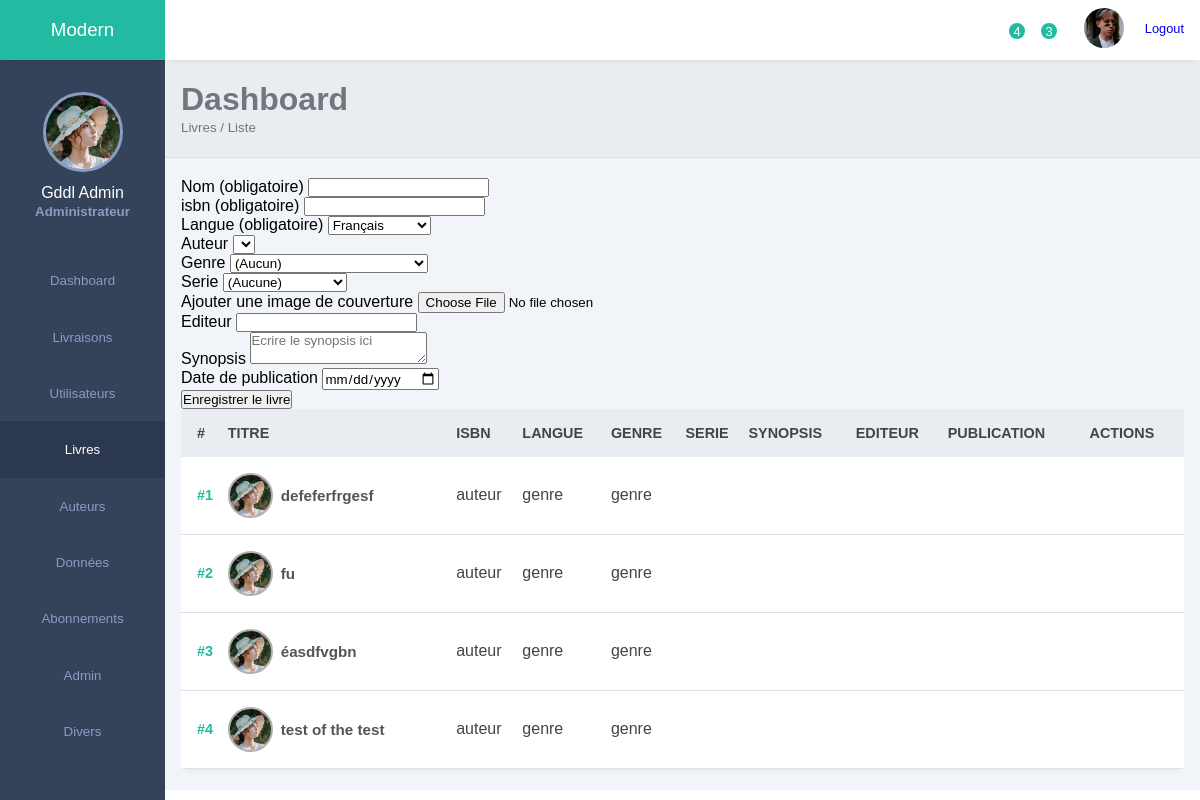
/bo/_views/livres.php?zone=livres (signed in), run on the app's committed database.
### tables this page shows
CREATE TABLE `users` (
  `id_user` int NOT NULL,
  `user_nom` varchar(100) NOT NULL,
  `user_prenom` varchar(100) NOT NULL,
  `user_mail` varchar(255) NOT NULL,
  `user_mdp` varchar(255) NOT NULL,
  `user_num_employe` int DEFAULT NULL,
  `id_role` int NOT NULL,
  `user_date_naissance` datetime DEFAULT NULL,
  `user_date_creation` datetime DEFAULT CURRENT_TIMESTAMP,
  `user_date_abonnement` datetime DEFAULT NULL,
  `user_img` varchar(255) DEFAULT NULL,
  `id_civilite` int NOT NULL,
  `id_abonnement` int DEFAULT NULL
);

CREATE TABLE `roles` (
  `id_role` int NOT NULL,
  `role_name` varchar(20) NOT NULL,
  `role_level` int NOT NULL
);

CREATE TABLE `livres` (
  `id_livre` int NOT NULL,
  `livre_titre` varchar(255) NOT NULL,
  `livre_isbn` varchar(20) NOT NULL,
  `livre_couverture` varchar(255) DEFAULT NULL,
  `livre_synopsis` text,
  `livre_editeur` varchar(100) DEFAULT NULL,
  `livre_date_publication` date DEFAULT NULL,
  `livre_date_creation` datetime DEFAULT CURRENT_TIMESTAMP,
  `id_langue` int NOT NULL
);

### bo/_views/livres.php (the view, shortened to what this page needs)
<?php
include($_SERVER['DOCUMENT_ROOT'].'/host.php');
include($_SERVER['DOCUMENT_ROOT'].'/bo/_blocks/sidebar.php');
include($_SERVER['DOCUMENT_ROOT'].'/bo/_blocks/header.php');
include($_SERVER['DOCUMENT_ROOT'].'/bo/_blocks/ariane.php');
if(isset($_GET['action']) && $_GET['action'] == "modifLivre"){
    $id = $_GET['id'];
    $selectLivre = $db->prepare('SELECT * FROM livres
        NATURAL JOIN livres_auteurs
        NATURAL JOIN auteurs
        NATURAL JOIN livres_genres
        NATURAL JOIN genres
        NATURAL JOIN livres_series
        NATURAL JOIN series
        NATURAL JOIN langues
        WHERE id_livre = ?
    ');
    $selectLivre->execute([$id]);
    $livre = $selectLivre->fetch(PDO::FETCH_OBJ);
    $id_langue = $livre->id_langue;
    $select_genres = $db->prepare('SELECT *FROM genres
        WHERE id_genre != ?
    ');
    $select_genres->execute([$id_genre]);
    $select_auteurs = $db->prepare('SELECT * FROM auteurs');
    $select_auteurs->execute();
    $selectAuteursLivre = $db->prepare('SELECT * FROM livres_auteurs
        NATURAL JOIN auteurs
        WHERE id_livre = ?
    ');
    $selectAuteursLivre->execute([$id]);
    if(isset($_POST['addAuteur'])){
        $id_auteur = $_POST['id_auteur'];
        $insertAuteur = $db->prepare('INSERT INTO livres_auteurs SET
            id_auteur = ?,
            id_livre = ?
        ');
        $insertAuteur->execute([$id_auteur, $id]);
        echo "<script language='javascript'>
            document.location.replace('livres.php?zone=livres&action=modifLivre&id=".$id."')
            </script>";
    }
    if(isset($_POST['updateLivre'])){
        $synopsis = $_POST['livre_synopsis'];
        $updateLivre = $db->prepare('UPDATE livres SET
            livre_synopsis = ?
            WHERE id_livre = ?
        ');
        $updateLivre->execute([$synopsis, $id]);
        $_SESSION['flash']['success'] = "votre livre a bien été modifié";
        echo "<script language='javascript'>
            document.location.replace('livres.php?zone=livres')
            </script>";
    }
    ?>
    <form method="POST">
        <p>Les auteurs sont:</p>
        <?php
            while($sAL = $selectAuteursLivre->fetch(PDO::FETCH_OBJ)){
                ?>
                    <p>- <?php echo $sAL->auteur_prenom;?> <?php echo $sAL->auteur_nom;?></p>
                <?php
            }
        ?>
        <hr>
        <label for="">Sélectionner le genre</label>
        <select name="id_genre" id="">
            <option value="<?php echo $livre->id_genre;?>"><?php echo $livre->genre_nom;?></option>
            <?php
            while($sT = $select_genres->fetch(PDO::FETCH_OBJ)){
                ?>
                    <option value="<?php echo $sT->id_genre;?>"><?php echo $sT->genre_nom;?></option>
                <?php
            }
            ?>
        </select>
        <div>
            <label for="">Nom du livre</label>
            <input type="text" name="livre_titre" value="<?php echo $livre->livre_titre;?>">
        </div>
        <div>
            <label for="">synopsis du livre</label>
            <textarea class="ckeditor" name="livre_synopsis" id="" placeholder="Ecrire le synopsis ici"><?php echo $livre->livre_synopsis;?></textarea>
        </div>
        <div>
            <label for="">Date d'écriture du livre</label>
            <input type="date" name="livre_date_create" value="<?php echo $livre->livre_date_create;?>">
        </div>
        <div>
            <input type="submit" value="Enr" name="updateLivre">
        </div>
    </form>
    <script>
        CKEDITOR.replace('livre_synopsis');
    </script>
    <form method="POST">
        <label for="">Sélectionner un auteur</label>
        <select name="id_auteur">
            <?php
            while($sA = $select_auteurs->fetch(PDO::FETCH_OBJ)){
                ?>
                    <option value="<?php echo $sA->id_auteur;?>"><?php echo ucwords($sA->auteur_prenom);?> <?php echo ucwords($sA->auteur_nom);?></option>
                <?php
            }
            ?>
        </select>
        <div>
            <input type="submit" value="Enr" name="addAuteur">
        </div>
    </form>
    <?php
}else{
    $selectLivres = $db->prepare('SELECT * FROM livres');
    $selectLivres->execute();
    $selectLangues = $db->prepare('SELECT * FROM langues');
    $selectLangues->execute();
    ?>
    <form method="POST">
        <div>
            <label for="">Nom (obligatoire)</label>
            <input type="text" name="livre_titre" value="<?php if(!empty($titre)){echo $titre ;}?>">
        </div>
        <div>
            <label for="">isbn (obligatoire)</label>
            <input type="text" name="livre_isnb" value="">
        </div>
        <div>
            <label for="">Langue (obligatoire)</label>
            <select name="id_langue" id="" value="">
                <?php
                while($sL = $selectLangues->fetch(PDO::FETCH_OBJ)){
                    ?>
                        <option value="<?php echo $sL->id_langue;?>"><?php echo $sL->langue_nom;?></option>
                    <?php
                }
                ?>
            </select>
        </div>
        <div>
            <label for="">Auteur</label>
            <select name="id_auteur" id="" value="">
            </select>
        </div>
        <div>
            <label for="">Genre</label>
            <select name="id_genre" id="">
                <option value="" class="nullSelect">(Aucun)</option>
            </select>
        </div>
        <div>
            <label for="">Serie</label>
            <select name="id_serie" id="">
                <option value="" class="nullSelect">(Aucune)</option>
            </select>
        </div>
        <div>
            <label for="">Ajouter une image de couverture</label>
            <input type="file" enctype="multipart/form-data" name="livre_couverture">
        </div>
        <div>
            <label for="">Editeur</label>
            <input type="text" name="livre_edition">
        </div>
        <div>
            <label for="">Synopsis</label>
            <textarea name="livre_synopsis" id="" placeholder="Ecrire le synopsis ici"></textarea>
        </div>
        <div>
            <label for="">Date de publication</label>
            <input type="date" name="livre_date_create">
        </div>
        <div>
            <input type="submit" value="Enregistrer le livre" id="addLivre" name="addLivre">
        </div>
    </form>
    <div class="records table-responsive">
        <div>
            <table width="100%">
                <thead>
                    <tr>
                        <th>#</th>
                        <th><span class="las la-sort"></span> TITRE</th>
                        <th><span class="las la-sort"></span> ISBN</th>
                        <th><span class="las la-sort"></span> LANGUE</th>
                        <th><span class="las la-sort"></span> GENRE</th>
                        <th><span class="las la-sort"></span> SERIE</th>
                        <th><span class="las la-sort"></span> SYNOPSIS</th>
                        <th><span class="las la-sort"></span> EDITEUR</th>
                        <th><span class="las la-sort"></span> PUBLICATION</th>
                        <th><span class="las la-sort"></span> ACTIONS</th>
                    </tr>
                </thead>
                <tbody>
                    <?php
                        while($sL = $selectLivres->fetch(PDO::FETCH_OBJ)){
                            ?>
                            <tr>
                                <td>#<?php echo $sL->id_livre;?></td>
                                <td>
                                    <div class="client">
                                        <div class="client-img bg-img" style="background-image: url(img/3.jpeg)"></div>
                                        <div class="client-info">
                                            <h4><?php echo $sL->livre_titre;?></h4>
                                        </div>
                                    </div>
                                </td>
                                <td>
                                    auteur
                                </td>
                                <td>
                                    genre
                                </td>
                                <td>
                                    genre
                                </td>
                                <td>
                                </td>
                                <td>
                                    <div class="actions">
                                        <a href="livres.php?zone=livres&action=modifLivre&id=<?php echo $sL->id_livre;?>">
                                        </a>
                                    </div>
                                </td>
                            </tr>
                            <?php
                        }
                    ?>
                </tbody>
            </table>
        </div>
    </div>
    <?php
}
include($_SERVER['DOCUMENT_ROOT'].'/bo/_blocks/footer.php');
?>

### bo/_blocks/sidebar.php (shortened to what this page needs)
<?php
$id_user = $_SESSION['auth']['id_user'];
$selectUser = $db->prepare('SELECT * FROM users
    NATURAL JOIN roles
    WHERE id_user = ?
');
$selectUser->execute([$id_user]);
$user = $selectUser->fetch(PDO::FETCH_OBJ);
?>
<!DOCTYPE html>
<html lang="fr">
<head>
    <link rel="stylesheet" href="<?php $_SERVER['DOCUMENT_ROOT']?>/assets/bo/css/style.css">
    <link rel="stylesheet" href="<?php $_SERVER['DOCUMENT_ROOT']?>/assets/bo/css/generic.css">
    <link rel="stylesheet" href="<?php $_SERVER['DOCUMENT_ROOT']?>/assets/bo/css/form.css">
    <link rel="stylesheet" href="https://maxst.icons8.com/vue-static/landings/line-awesome/line-awesome/1.3.0/css/line-awesome.min.css">
    <link rel="stylesheet" href="https://unpkg.com/boxicons@2.1.4/css/boxicons.min.css"/>
    <link rel="stylesheet" href="https://cdnjs.cloudflare.com/ajax/libs/font-awesome/6.5.1/css/all.min.css" />
</head>
<body>
    <div class="sidebar">
        <div class="side-header">
            <h3>M<span>odern</span></h3>
        </div>
        <div class="side-content">
            <div class="profile">
                <div class="profile-img bg-img" style="background-image: url(<?php $_SERVER['DOCUMENT_ROOT']?>/assets/bo/img/3.jpeg)"></div>
                <h4><?php echo ucfirst($user->user_prenom);?> <?php echo ucfirst($user->user_nom);?></h4>
                <small><?php echo $user->role_name;?></small>
            </div>
            <div class="side-menu">
                <ul>
                    <li>
                       <a href="<?php $_SERVER['DOCUMENT_ROOT']?>/bo/index.php?zone=dashboard" class="<?php if(isset($_GET["zone"]) && $_GET["zone"] == "dashboard"){ echo "active";}?>">
                            <small>Dashboard</small>
                        </a>
                    </li>
                    <li>
                       <a href="<?php $_SERVER['DOCUMENT_ROOT']?>/bo/_views/livraisons.php?zone=livraisons" class="<?php if(isset($_GET["zone"]) && $_GET["zone"] == "livraisons"){ echo "active";}?>">
                            <small>Livraisons</small>
                        </a>
                    </li>
                    <li>
                        <a href="<?php $_SERVER['DOCUMENT_ROOT']?>/bo/_views/utilisateurs.php?zone=utilisateurs" class="<?php if(isset($_GET["zone"]) && $_GET["zone"] == "utilisateurs"){ echo "active";}?>">
                            <small>Utilisateurs</small>
                        </a>
                    </li>
                    <li>
                       <a href="<?php $_SERVER['DOCUMENT_ROOT']?>/bo/_views/livres.php?zone=livres" class="<?php if(isset($_GET["zone"]) && $_GET["zone"] == "livres"){ echo "active";}?>">
                            <small>Livres</small>
                        </a>
                    </li>
                    <li>
                       <a href="<?php $_SERVER['DOCUMENT_ROOT']?>/bo/_views/auteurs.php?zone=auteurs" class="<?php if(isset($_GET["zone"]) && $_GET["zone"] == "auteurs"){ echo "active";}?>">
                            <small>Auteurs</small>
                        </a>
                    </li>
                    <li>
                        <a href="<?php $_SERVER['DOCUMENT_ROOT']?>/bo/_views/donnees.php?zone=donnees" class="<?php if(isset($_GET["zone"]) && $_GET["zone"] == "donnees"){ echo "active";}?>">
                            <small>Données</small>
                        </a>
                    </li>
                    <li>
                       <a href="<?php $_SERVER['DOCUMENT_ROOT']?>/bo/_views/abonnements.php?zone=abonnements" class="<?php if(isset($_GET["zone"]) && $_GET["zone"] == "abonnements"){ echo "active";}?>">
                            <small>Abonnements</small>
                        </a>
                    </li>
                    <?php
                    if(isset($_SESSION['auth']) && $_SESSION['auth']['role_level'] > 99){
                        ?>
                            <li>
                            <a href="<?php $_SERVER['DOCUMENT_ROOT']?>/bo/_views/admin.php?zone=admin" class="<?php if(isset($_GET["zone"]) && $_GET["zone"] == "admin"){ echo "active";}?>">
                                    <small>Admin</small>
                                </a>
                            </li>
                        <?php
                    }
                    ?>
                    <li>
                        <a href="<?php $_SERVER['DOCUMENT_ROOT']?>/bo/_views/divers.php?zone=divers" class="<?php if(isset($_GET["zone"]) && $_GET["zone"] == "divers"){ echo "active";}?>">
                            <small>Divers</small>
                        </a>
                    </li>
                </ul>
            </div>
        </div>
    </div>

### data on the page
users: user_prenom "Gddl", user_nom "Admin", id_role.role_name "Administrateur"
livres: id_livre "1", livre_titre "defeferfrgesf"
livres: id_livre "2", livre_titre "fu"
livres: id_livre "3", livre_titre "éasdfvgbn"
livres: id_livre "4", livre_titre "test of the test"

### other printed values
$domaine "Dashboard"
$sousDomaine "Livres / Liste"
form field id_langue "Français"
